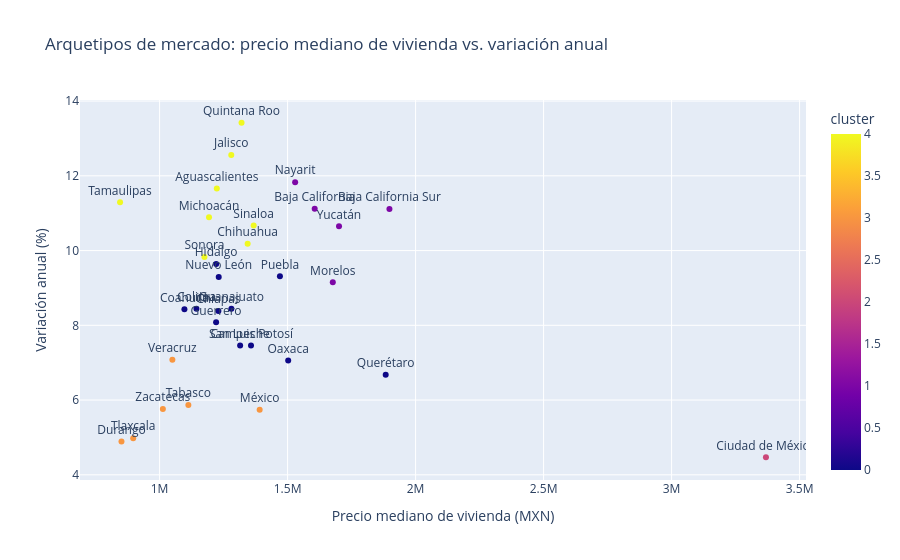

The cell this chart's notebook holds for it:
### Code cell
fig = px.scatter(
    df_mercado, x='precio_mediano', y='variacion_anual_pct', color='cluster',
    text='entidad',
    title='Arquetipos de mercado: precio mediano de vivienda vs. variación anual',
    labels={'precio_mediano': 'Precio mediano de vivienda (MXN)', 'variacion_anual_pct': 'Variación anual (%)'},
)
fig.update_traces(textposition='top center')
fig.show()

### Figure 1 — Plotly figure (JSON) as saved in the notebook; plotly's stock layout.template omitted (floating-point values rounded to 4 significant figures)
{"data": [{"hovertemplate": "Precio mediano de vivienda (MXN)=%{x}<br>Variación anual (%)=%{y}<br>entidad=%{text}<br>cluster=%{marker.color}<extra></extra>", "legendgroup": "", "marker": {"color": [4, 1, 1, 0, 0, 4, 2, 0, 0, 3, 0, 0, 0, 4, 4, 1, 3, 1, 0, 0, 0, 0, 4, 0, 4, 4, 3, 4, 3, 3, 1, 3], "coloraxis": "coloraxis", "symbol": "circle"}, "mode": "markers+text", "name": "", "orientation": "v", "showlegend": false, "text": ["Aguascalientes", "Baja California", "Baja California Sur", "Campeche", "Chiapas", "Chihuahua", "Ciudad de México", "Coahuila", "Colima", "Durango", "Guanajuato", "Guerrero", "Hidalgo", "Jalisco", "Michoacán", "Morelos", "México", "Nayarit", "Nuevo León", "Oaxaca", "Puebla", "Querétaro", "Quintana Roo", "San Luis Potosí", "Sinaloa", "Sonora", "Tabasco", "Tamaulipas", "Tlaxcala", "Veracruz", "Yucatán", "Zacatecas"], "textposition": "top center", "type": "scatter", "x": [1223582, 1605873, 1897875, 1314572, 1229650, 1344000, 3368586, 1097000, 1144000, 851141, 1280461, 1220758, 1221035, 1280000, 1193083, 1676582, 1390900, 1529503, 1231013, 1502375, 1470000, 1883235, 1320135, 1357117, 1367488, 1175180, 1112450, 845569, 896944, 1050000, 1700882, 1012765], "xaxis": "x", "y": [11.66, 11.12, 11.11, 7.46, 8.38, 10.18, 4.47, 8.43, 8.44, 4.89, 8.44, 8.08, 9.64, 12.56, 10.89, 9.15, 5.74, 11.83, 9.29, 7.06, 9.31, 6.68, 13.42, 7.46, 10.67, 9.83, 5.87, 11.29, 4.98, 7.08, 10.65, 5.76], "yaxis": "y"}], "layout": {"coloraxis": {"colorbar": {"title": {"text": "cluster"}}, "colorscale": [[0.0, "#0d0887"], [0.1111, "#46039f"], [0.2222, "#7201a8"], [0.3333, "#9c179e"], [0.4444, "#bd3786"], [0.5556, "#d8576b"], [0.6667, "#ed7953"], [0.7778, "#fb9f3a"], [0.8889, "#fdca26"], [1.0, "#f0f921"]]}, "legend": {"tracegroupgap": 0}, "title": {"text": "Arquetipos de mercado: precio mediano de vivienda vs. variación anual"}, "xaxis": {"anchor": "y", "domain": [0.0, 1.0], "title": {"text": "Precio mediano de vivienda (MXN)"}}, "yaxis": {"anchor": "x", "domain": [0.0, 1.0], "title": {"text": "Variación anual (%)"}}}}
